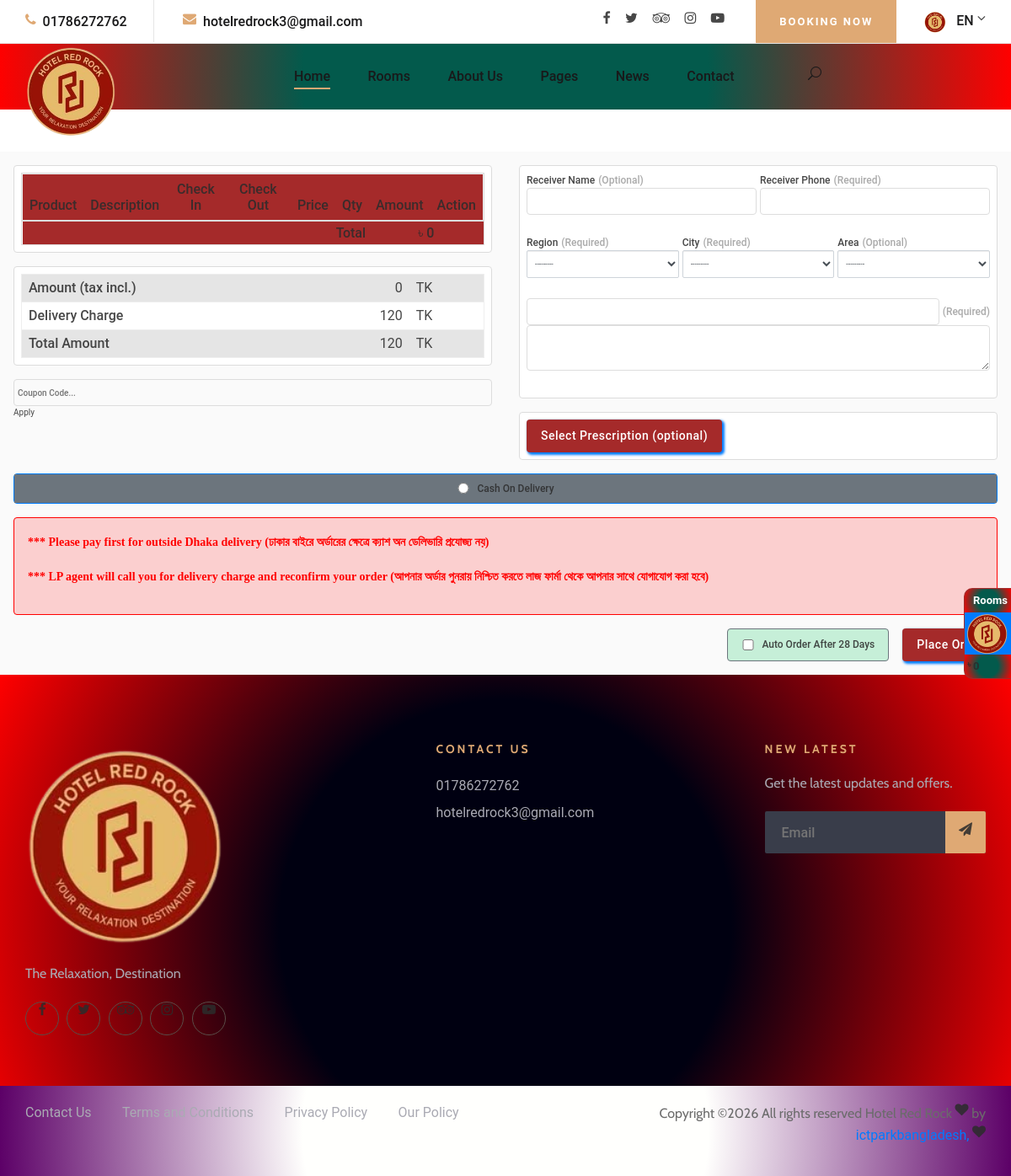
The app's page /cart/order_page/ with its own data.
### rhms/models.py (models this page shows, shortened)
class HotelDetails(models.Model):
    serial=models.IntegerField(default=10)
    title=models.CharField(max_length=100,unique=True)
    title_en=models.CharField(max_length=100,unique=True)
    title_short=models.CharField(max_length=100,blank=True,null=True)
    title_short_en=models.CharField(max_length=100,blank=True,null=True)
    slogan=models.CharField(max_length=100,blank=True,null=True)
    slogan_en=models.CharField(max_length=100,blank=True,null=True)
    license_no=models.CharField(max_length=25,blank=True,null=True)
    upazilla=models.ForeignKey(Upazilla, on_delete=models.CASCADE,blank=True,null=True)
    district=models.ForeignKey(District, on_delete=models.CASCADE,blank=True,null=True)
    logo=models.FileField(upload_to='media/logo',blank=True,null=True,)
    logo_en=models.FileField(upload_to='media/logo',blank=True,null=True,)
    logo_opacity=models.FileField(upload_to='media/logo',blank=True,null=True,)
    logo_opacity_en=models.FileField(upload_to='media/logo',blank=True,null=True,)
    monogram=models.FileField(upload_to='media/logo',blank=True,null=True)
    monogram_en=models.FileField(upload_to='media/logo',blank=True,null=True)
    link=models.URLField(max_length=200, blank=True, null=True)
    class Meta:
        ordering = ['title_en']
        verbose_name="প্রতিষ্ঠানের বিবরণ"
        verbose_name_plural="প্রতিষ্ঠানের বিবরণ"

### cart/views.py (the view, shortened to what this page needs)
# urls.py: path('order_page/', views.orderPage, name='order_page'),
def orderPage(request):
    context={}
    cart = Cart(request)
    request.session = request.session
    cart_data = request.session.get(settings.CART_SESSION_ID, {})
    if not cart_data:
        context['cart_rooms'] = []
        context['total_cart_amount'] = 0
        context['address_form'] = AddressForm()
        context['status'] = 'success'
        return render(request, 'cart/order.html', context)

### templates/cart/order.html (shortened to what this page needs)
{% extends 'basepage/basepage.html' %}
{% load static  %}
    {% block content %}
<main class="home option2 homeServicePadding" style="overflow: hidden; padding-top: 50px;">
   <form action="{% url 'order_cart' %}" method="POST">
   <div class="Checkout_checkout__UBWBo relative" id="checkout">
      <div class="flex flex-column gap-16">
         <div class="Card_card__D-XC2 undefined false">
            <table class="table table-responsive cart_summary">
               <thead>
                  <tr class="Payment_payment__row__v5dNA">
                     <th class="cart_product text-semibold">Product</th>
                     <th class="text-semibold">Description</th>
                     <th class="text-semibold">Check In</th>
                     <th class="text-semibold">Check Out</th>
                     <th class="unit_price text-semibold">Price</th>
                     <th class="text-semibold">Qty</th>
                     <th class="text-semibold">Amount</th>
                     <th class="action text-semibold">Action</th>
                  </tr>
               </thead>
               <tfoot>
                  <tr>
                     <td colspan="6" class="text-semibold">Total</td>
                     <td colspan="2" class="text-semibold" style="text-align: center;">৳ <span>{{ total_cart_amount }}</span></td>
                  </tr>
               </tfoot>
            </table>
         </div>
         <div class="Card_card__D-XC2 undefined false">
            <table class="Payment_payment__cEYmj">
               <tbody>
                  <tr class="Payment_payment__row__v5dNA">
                     <td>Amount (tax incl.)</td>
                     <td>{{ total_cart_amount }}</td>
                     <td>TK</td>
                  </tr>
                  <tr class="Payment_payment__row__v5dNA">
                     <td>Delivery Charge</td>
                     <td>120</td>
                     <td>TK</td>
                  </tr>
                  <tr class="Payment_payment__row__v5dNA">
                     <td>Total Amount</td>
                     <td>{{ total_cart_amount|add:'120' }}</td>
                     <td>TK</td>
                  </tr>
               </tbody>
            </table>
         </div>
         <div class="discount-cupon-payment">
            <form id="discount_codeSubmit"><input type="text" id="discount_code" placeholder="Coupon Code..."><button type="button">Apply</button></form>
         </div>
      </div>
      <div class="flex flex-column gap-16">
         <div class="Card_card__D-XC2 Address_address__yw7QK false">
            <div>
               <div class="Input_form_control__k2Lye false undefined"><label for="Receiver Name"><span class="Input_form_control__label__SOQJo">Receiver Name <span class="Input_form_control__label__option__YxCA5">(Optional)</span></span><input type="text" id="receiver_name" name="receiver_name"  value=""><small> </small></label></div>
               <div class="Input_form_control__k2Lye Input_form_control--error__HPRMG undefined"><label for="Receiver Phone"><span class="Input_form_control__label__SOQJo">Receiver Phone <span class="Input_form_control__label__option__YxCA5">(Required)</span></span><input type="text" id="receiver_phone" name="receiver_phone" ><small> </small></label></div>
            </div>
            <div>
               <div class="Select_form_control__-W7rB" >
                  <label for="Region"><span class="Select_form_control__label__8gi3V">Region <span class="Select_form_control__label__option__zbnTX">(Required)</span></span></label>
                  <div class="loginBox" style="font-size: 20px;">
                       {{ address_form.division }}
                  </div>
               </div>
               <div class="Select_form_control__-W7rB">
                  <label for="City"><span class="Select_form_control__label__8gi3V">City <span class="Select_form_control__label__option__zbnTX">(Required)</span></span></label>
                  <div class="loginBox" style="font-size: 20px;">
                       {{ address_form.district }}
                  </div>
               </div>
               <div class="Select_form_control__-W7rB">
                  <label for="Area"><span class="Select_form_control__label__8gi3V">Area <span class="Select_form_control__label__option__zbnTX">(Optional)</span></span></label>
                      {{ address_form.upazilla }}
               </div>
            </div>
            <div>
               <div class="Textarea_form_control__oik5R"><label for="Address"><span class="Textarea_form_control__label__hBHV6">                       {{ address_form.others }}
 <span class="Textarea_form_control__label__option__JTJT7">(Required)</span></span><textarea id="Address"></textarea><small> </small></label></div>
            </div>
         </div>
         <div class="Card_card__D-XC2 relative false">
            <div class="prescription_order_section">
               <div class="file_uploader" style="max-width: 33.33%;"><input class="display-none--important" type="file" name="" id=""><button class="Button_button__Poz4v false false " type="button">Select Prescription (optional)</button></div>
            </div>
         </div>
      </div>
      <div class="Checkout_grid__span__2__wynh- flex flex-column gap-16">
         <div class="PaymentOptions_payment-options__wPRGy">
            <div class="PaymentOption_payment-option__6-0db PaymentOption_active__3zfwe"><label class=""><input type="radio" name="payment-option" class="PaymentOption_payment-option__6-0db">Cash On Delivery</label></div>
         </div>
         <div class="Policy_order-policy__V+UQp">
            <p class="OrderNotice">*** Please pay first for outside Dhaka delivery (ঢাকার বাইরে অর্ডারের ক্ষেত্রে ক্যাশ অন ডেলিভারি প্রযোজ্য নয়)</p>
            <p class="OrderNotice">*** LP agent will call you for delivery charge and reconfirm your order (আপনার অর্ডার পুনরায় নিশ্চিত করতে লাজ ফার্মা থেকে আপনার সাথে যোগাযোগ করা হবে)</p>
         </div>
         <div class="Action_action__K65rE">
            <div class="AutoOrder_auto_order__V0y5K"><label for="auto-order"><input type="checkbox" name="autoOrder" id="auto-order">Auto Order After 28 Days</label></div>
            <button class="Button_button__Poz4v false false " type="submit">Place Order</button>
         </div>
      </div>
   </div>
   </form>
</main>
{% endblock content %}

### templates/basepage/basepage.html (shortened to what this page needs)
    <!DOCTYPE html>
    <html lang="zxx">
    {% load static  %}
    <head>
        <link rel="stylesheet" href="{% static 'css/ecom/main.3ffe20f2.css' %}" type="text/css">
        <link rel="stylesheet" href="{% static 'css/ecom/monami.css' %}" type="text/css">
        <link rel="stylesheet" href="{% static 'css/bootstrap.min.css' %}" type="text/css">
        <link rel="stylesheet" href="{% static 'css/font-awesome.min.css' %}" type="text/css">
        <link rel="stylesheet" href="{% static 'css/elegant-icons.css' %}" type="text/css">
        <link rel="stylesheet" href="{% static 'css/flaticon.css' %}" type="text/css">
        <link rel="stylesheet" href="{% static 'css/owl.carousel.min.css' %}" type="text/css">
        <link rel="stylesheet" href="{% static 'css/nice-select.css' %}" type="text/css">
        <link rel="stylesheet" href="{% static 'css/jquery-ui.min.css' %}" type="text/css">
        <link rel="stylesheet" href="{% static 'css/magnific-popup.css' %}" type="text/css">
        <link rel="stylesheet" href="{% static 'css/slicknav.min.css' %}" type="text/css">
        <link rel="stylesheet" href="{% static 'css/style.css' %}" type="text/css">
    </head>
    <body>
    {% include 'components/navbarfront.html' %}
    {% block content %}
    {% endblock content %}
        <footer class="footer-section" style="background: var(--card)">
            <div class="container">
                <div class="footer-text">
                    <div class="row">
                        <div class="col-lg-4">
                            <div class="ft-about">
                                <div class="logo">
                                    <a href="#">
                                        <img src="{{ LOGO.url }}" alt="">
                                    </a>
                                </div>
                                <p>{{ SLOGAN_ENG}}<br /> </p>
                                <div class="fa-social">
                                    <a href="https://www.facebook.com/p/Hotel-Red-Rock-Joypurhat-61554155192749/" target="_blank"><i class="fa fa-facebook"></i></a>
                                    <a href="https://www.facebook.com/p/Hotel-Red-Rock-Joypurhat-61554155192749/" target="_blank" ><i class="fa fa-twitter"></i></a>
                                    <a href="https://www.facebook.com/p/Hotel-Red-Rock-Joypurhat-61554155192749/" target="_blank"><i class="fa fa-tripadvisor"></i></a>
                                    <a href="https://www.facebook.com/p/Hotel-Red-Rock-Joypurhat-61554155192749/" target="_blank"><i class="fa fa-instagram"></i></a>
                                    <a href="https://www.facebook.com/watch/?v=929621535616302" target="_blank"><i class="fa fa-youtube-play"></i></a>
                                </div>
                            </div>
                        </div>
                        <div class="col-lg-3 offset-lg-1">
                            <div class="ft-contact">
                                <h6>Contact Us</h6>
                                <ul>
                                    <li>01786272762</li>
                                    <li>hotelredrock3@gmail.com</li>
                                </ul>
                            </div>
                        </div>
                        <div class="col-lg-3 offset-lg-1">
                            <div class="ft-newslatter">
                                <h6>New latest</h6>
                                <p>Get the latest updates and offers.</p>
                                <form action="#" class="fn-form">
                                    <input type="text" placeholder="Email">
                                    <button type="submit"><i class="fa fa-send"></i></button>
                                </form>
                            </div>
                        </div>
                    </div>
                </div>
            </div>
            <div class="copyright-option" style="background: var(--service)">
                <div class="container">
                    <div class="row">
                        <div class="col-lg-7">
                            <ul>
                                <li><a href="#">Contact Us</a></li>
                                <li><a href="#">Terms and Conditions</a></li>
                                <li><a href="#">Privacy Policy</a></li>
                                <li><a href="#">Our Policy</a></li>
                            </ul>
                        </div>
                        <div class="col-lg-5">
                            <div class="co-text"><p>
    Copyright &copy;<script>document.write(new Date().getFullYear());</script> All rights reserved {{ SITE_NAME_ENG }} <i class="fa fa-heart" aria-hidden="true"></i> by <a href="https://ictparkbd.com" target="_blank">ictparkbangladesh,</a>
    <i class="fa fa-heart" aria-hidden="true"></i></p></div>
                        </div>
                    </div>
                </div>
            </div>
        </footer>
        <div id="minicart" onclick="showShopingCart(this.id)" class="cart_box_container cart_info" style="background: var(--weather)"><div class="cart-box"><div class="cart-items text-center text-white" style="background: var(--weather)"><span style="color: white;">&nbsp; {% if cart_rooms.count == 1 %} Room {% else %} Rooms {% endif %}</span></div><div class="cart-bag text-center"><img src="{{ LOGO.url }}" alt="img"></div><div class="cart-amount" style="background: var(--weather)"><span>৳ </span><span class="cart-amount-span" id="mini_cart_total">{{ total_cart_amount }}</span></div></div></div>
    </body>
    </html>

### records on screen
HotelDetails: slogan_en "The Relaxation, Destination", title_en "Hotel Red Rock"

### other values on screen
{{ total_cart_amount }} "0"
{{ total_cart_amount|add:'120' }} "120"
